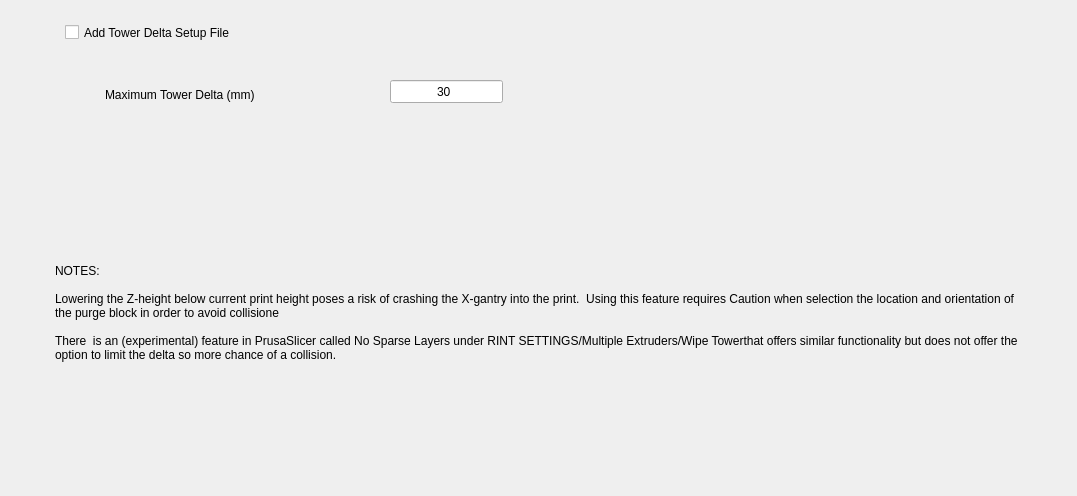
      <widget class="QWidget" name="TowerDeltaConfiguration">
       <property name="geometry">
        <rect>
         <x>0</x>
         <y>0</y>
         <width>1077</width>
         <height>496</height>
        </rect>
       </property>
       <attribute name="label">
        <string>Tower Delta Configuration</string>
       </attribute>
       <widget class="QCheckBox" name="towerdelta">
        <property name="geometry">
         <rect>
          <x>65</x>
          <y>20</y>
          <width>941</width>
          <height>25</height>
         </rect>
        </property>
        <property name="toolTip">
         <string>Create a tower delta setup
</string>
        </property>
        <property name="text">
         <string>Add Tower Delta Setup File</string>
        </property>
       </widget>
       <widget class="QLabel" name="label_18">
        <property name="geometry">
         <rect>
          <x>105</x>
          <y>85</y>
          <width>306</width>
          <height>20</height>
         </rect>
        </property>
        <property name="text">
         <string>Maximum Tower Delta (mm)</string>
        </property>
       </widget>
       <widget class="QLineEdit" name="maxdelta">
        <property name="geometry">
         <rect>
          <x>390</x>
          <y>80</y>
          <width>113</width>
          <height>23</height>
         </rect>
        </property>
        <property name="toolTip">
         <string>Maximal difference allowed between
 the tower and the print.    </string>
        </property>
        <property name="inputMask">
         <string>900</string>
        </property>
        <property name="text">
         <string>30</string>
        </property>
        <property name="alignment">
         <set>Qt::AlignCenter</set>
        </property>
       </widget>
       <widget class="QLabel" name="label_19">
        <property name="geometry">
         <rect>
          <x>55</x>
          <y>195</y>
          <width>971</width>
          <height>236</height>
         </rect>
        </property>
        <property name="text">
         <string>NOTES:

Lowering the Z-height below current print height poses a risk of crashing the X-gantry into the print.  Using this feature requires Caution when selection the location and orientation of the purge block in order to avoid collisione

There  is an (experimental) feature in PrusaSlicer called No Sparse Layers under RINT SETTINGS/Multiple Extruders/Wipe Towerthat offers similar functionality but does not offer the option to limit the delta so more chance of a collision.</string>
        </property>
        <property name="textFormat">
         <enum>Qt::PlainText</enum>
        </property>
        <property name="wordWrap">
         <bool>true</bool>
        </property>
       </widget>
      </widget>
